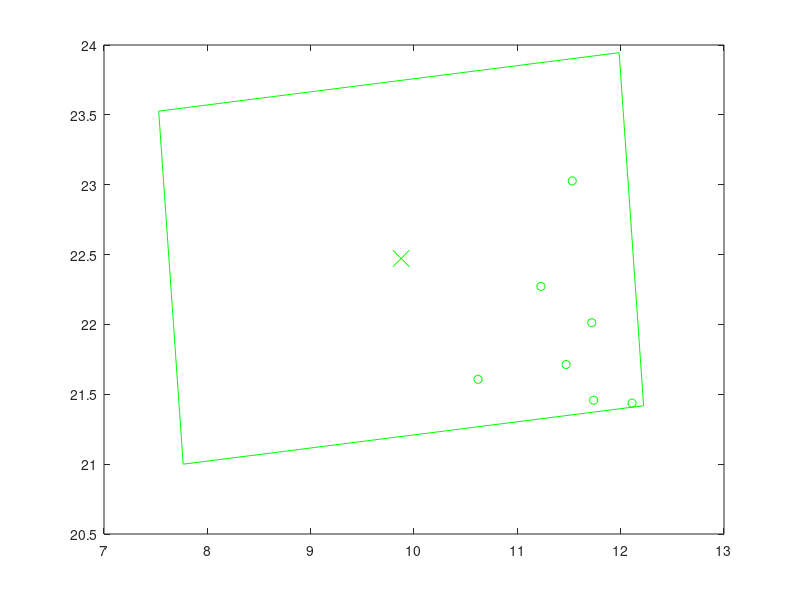

Recreate this plot in MATLAB. (Note: this script raises an error after producing the figure.)
close all;
figure;
Targets_x = [10.619636632452558,11.228544575737994,11.472210465039678,11.53157749271567,11.738353910604092,11.720271671086385,12.109896935945962,];
Targets_y = [
21.60751223972419,22.2722100450375,21.713012518701127,23.027165475680366,21.457577948639788,22.012453159170995,21.437212462409786,];
center_x = [9.87568460453193];
center_y = [22.472398504829062];
image_corners_x = [11.985028038995928,7.529205318884105,7.766341170067932,12.222163890179754,11.985028038995928];
image_corners_y = [23.944939079943104,23.526789529022288,20.99985792971502,21.418007480635836,23.944939079943104];
labs1 = 1:length(Targets_x);
plot(Targets_x, Targets_y,'go',image_corners_x,image_corners_y,'g');
hold on;
plot(center_x,center_y,'gx','MarkerSize',12)
labs1 = ['C1'];
labelpoints(center_x,center_y,labs1,'NE',0.3,1)
axis equal;
axis tight;
hold on;

Targets2_x = [11.496678322372773,11.265001157383523,11.678911065845343,11.494467190886255,11.699196990122335,10.757751664654538,11.049771428755646,11.581684669485096,10.681119835647127,9.602685268976877,]
Targets2_y = [
22.856306401367835,22.238769527374377,22.002314711308532,21.756328755178238,21.544576662284776,21.706692616101463,21.34592999354511,21.03401866844248,21.231919470731018,21.035493282483408,]
center2_x = [9.5034465019176]
center2_y = [22.02905554641843]
image_corners2_x = [11.682767399769892,7.2117559216916725,7.324125604065308,11.795137082143526,11.682767399769892]
image_corners2_y = [23.395900780546217,23.19775557396071,20.662210312290643,20.86035551887615,23.395900780546217];
plot(Targets2_x, Targets2_y,'bo',image_corners2_x,image_corners2_y,'b');
hold on;
plot(center2_x,center2_y,'bx','MarkerSize',12)
labs1 = ['C2'];
labelpoints(center2_x,center2_y,labs1,'NE',0.3,1)
axis equal;
axis tight;
hold on;

set(gca,'XTickLabel',[0.5 2.5 5 7.5 10 12.5 15] );
set(gca,'YTickLabel',[0.5 1 1.5 2 2.5 3 3.5 4 4.5] );

